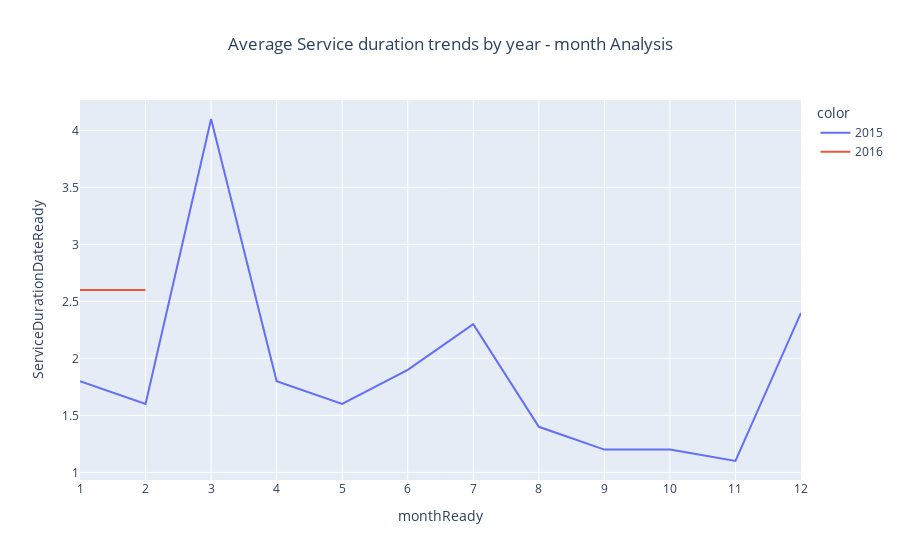

Notebook cell for this chart:
### Code cell
service_duration_by_dateReady = df.groupby(['yearReady','monthReady'])['service_duration'].mean().round(1).sort_values().reset_index(name='ServiceDurationDateReady')
myPlot1(service_duration_by_dateReady,'monthReady','ServiceDurationDateReady','yearReady','line','Average Service duration trends by year - month', sort_by='monthReady', ascending=True)

### Figure 1 — Plotly figure (JSON) as saved in the notebook; plotly's stock layout.template omitted (floating-point values rounded to 4 significant figures)
{"data": [{"hovertemplate": "color=2015<br>x=%{x}<br>ServiceDurationDateReady=%{y}<extra></extra>", "legendgroup": "2015", "line": {"color": "#636efa", "dash": "solid"}, "marker": {"symbol": "circle"}, "mode": "lines", "name": "2015", "orientation": "v", "showlegend": true, "type": "scatter", "x": ["1", "2", "3", "4", "5", "6", "7", "8", "9", "10", "11", "12"], "xaxis": "x", "y": [1.8, 1.6, 4.1, 1.8, 1.6, 1.9, 2.3, 1.4, 1.2, 1.2, 1.1, 2.4], "yaxis": "y"}, {"hovertemplate": "color=2016<br>x=%{x}<br>ServiceDurationDateReady=%{y}<extra></extra>", "legendgroup": "2016", "line": {"color": "#EF553B", "dash": "solid"}, "marker": {"symbol": "circle"}, "mode": "lines", "name": "2016", "orientation": "v", "showlegend": true, "type": "scatter", "x": ["1", "2"], "xaxis": "x", "y": [2.6, 2.6], "yaxis": "y"}], "layout": {"legend": {"title": {"text": "color"}, "tracegroupgap": 0}, "title": {"text": "Average Service duration trends by year - month Analysis", "x": 0.5}, "xaxis": {"anchor": "y", "domain": [0, 1], "title": {"text": "monthReady"}}, "yaxis": {"anchor": "x", "domain": [0, 1], "title": {"text": "ServiceDurationDateReady"}}}}
